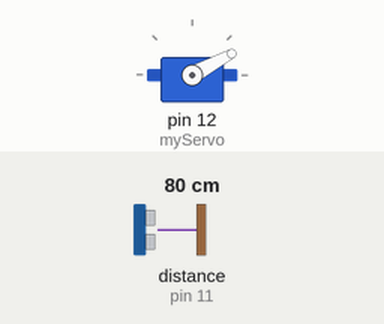
Recording of a sketch running on a simulated Arduino Uno, built with avr-gcc and run on an emulated ATmega328P. Shown: servo. The test bench sets the inputs (shaded band); at power-on: distance to the obstacle (sensor on pin 11) 80 cm. The echo pulse lasts 58.3 µs per cm; what the sketch prints to the serial monitor is not drawn.

Above: at 1.28 s.
1.3 s: distance to the obstacle (sensor on pin 11) set to 2 cm
At 1.78 s:
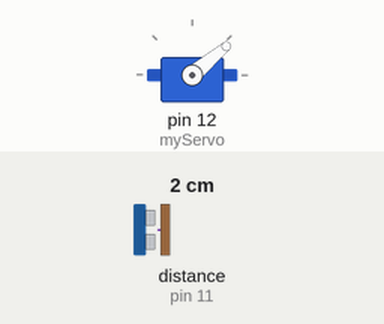
4.3 s: distance to the obstacle (sensor on pin 11) set to 35 cm
At 4.45 s:
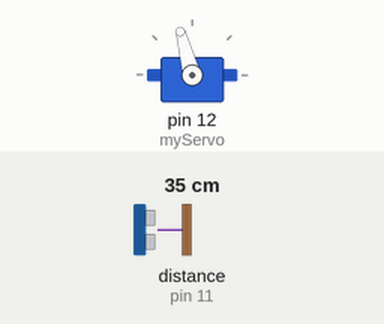
7.3 s: distance to the obstacle (sensor on pin 11) set to 9 cm
At 7.66 s:
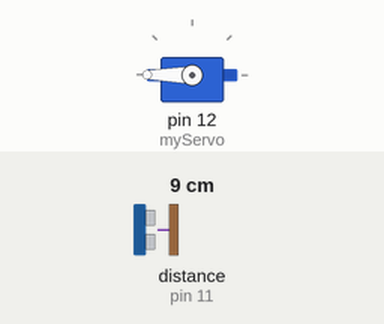
Timing chart, 0 to 16.3 s (numbered marks = the images above; inputs shaded):
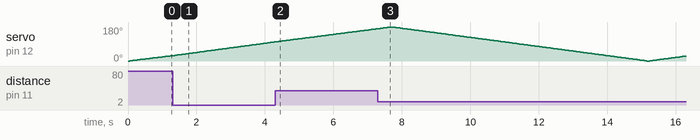

The sketch:

radar.ino
```cpp
#include <SR04.h>
#include <Servo.h>

Servo myServo;

const int trig_pin = 11;
const int echo_pin = 10;

const int servoMax = 180;
const int servoMin = 0;

int pos = 0;
long distance;

SR04 sensor = SR04(echo_pin, trig_pin);

void setup()
{
  Serial.begin(9600);
  myServo.attach(12);
}

void loop()
{
  // Sweep from 0° to 180°
  for (pos = servoMin; pos <= servoMax; pos++)
  {
    myServo.write(pos);
    delay(15);

    distance = sensor.Distance();

    Serial.print(pos);
    Serial.print(",");
    Serial.print(distance);
    Serial.print(".");
  }

  // Sweep from 180° back to 0°
  for (pos = servoMax; pos >= servoMin; pos--)
  {
    myServo.write(pos);
    delay(15);

    distance = sensor.Distance();

    Serial.print(pos);
    Serial.print(",");
    Serial.print(distance);
    Serial.print(".");
  }
}
```
